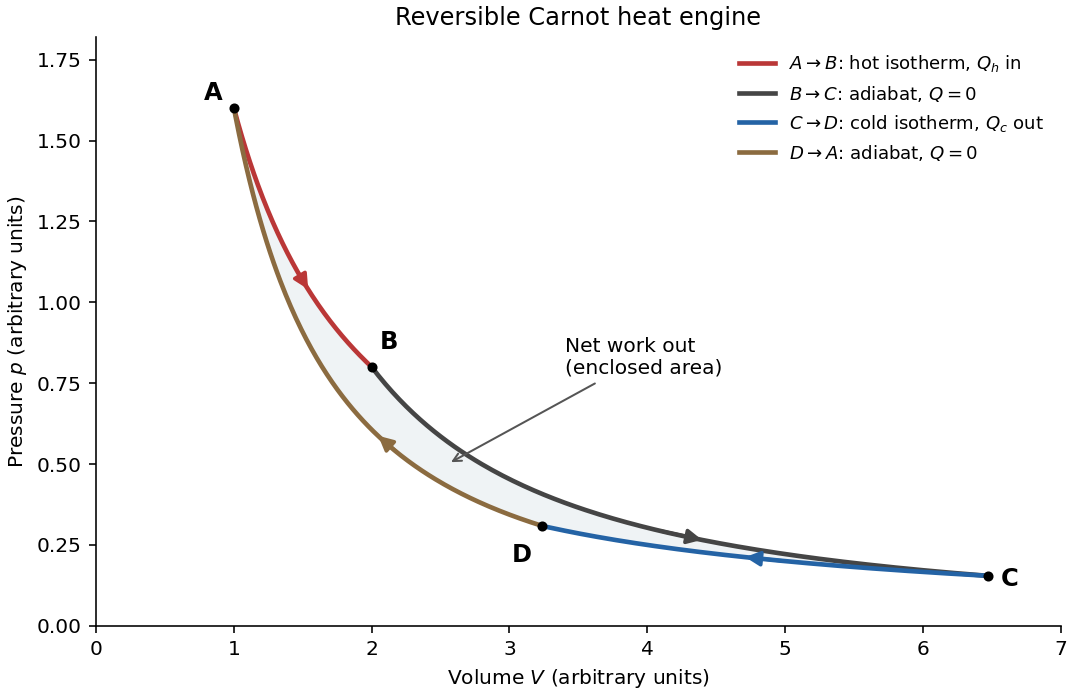

Write the Python code that produced this figure.
"""Original Carnot-cycle solution plot; write the PNG basename in the cwd.

Tested with Python 3.14.4, matplotlib 3.10.7, and numpy 2.3.5.
Dependencies are declared in the repository's top-level pyproject.toml.
"""

from pathlib import Path

import matplotlib

matplotlib.use("Agg")
import matplotlib.pyplot as plt
import numpy as np


def main():
    gamma, hot, cold = 1.4, 1.6, 1.0
    va, vb = 1.0, 2.0
    ratio = (hot / cold) ** (1 / (gamma - 1))
    vc, vd = vb * ratio, va * ratio
    states = [(va, hot / va), (vb, hot / vb),
              (vc, cold / vc), (vd, cold / vd)]
    fig, ax = plt.subplots(figsize=(7.4, 4.8), layout="constrained")
    fig.patch.set_facecolor("white")
    paths = [
        (np.linspace(va, vb, 140), lambda v: hot / v,
         "#ba3737", r"$A\to B$: hot isotherm, $Q_h$ in"),
        (np.linspace(vb, vc, 180), lambda v: hot / vb * (vb / v) ** gamma,
         "#454545", r"$B\to C$: adiabat, $Q=0$"),
        (np.linspace(vc, vd, 140), lambda v: cold / v,
         "#2463a5", r"$C\to D$: cold isotherm, $Q_c$ out"),
        (np.linspace(vd, va, 180), lambda v: cold / vd * (vd / v) ** gamma,
         "#8b6b40", r"$D\to A$: adiabat, $Q=0$"),
    ]
    polygon = []
    for volume, law, color, label in paths:
        pressure = law(volume)
        polygon.extend(zip(volume, pressure))
        ax.plot(volume, pressure, color=color, lw=2.3, label=label)
        j = len(volume) // 2
        ax.annotate("", xy=(volume[j + 7], pressure[j + 7]),
                    xytext=(volume[j - 7], pressure[j - 7]),
                    arrowprops={"arrowstyle": "-|>", "color": color,
                                "lw": 1.8, "mutation_scale": 15})
    ax.fill(*np.array(polygon).T, color="#e5ecef", alpha=0.6, zorder=0)
    for label, (volume, pressure), offset in zip(
        "ABCD", states, [(-15, 4), (4, 9), (6, -5), (-15, -18)]
    ):
        ax.plot(volume, pressure, "o", color="black", ms=4)
        ax.annotate(label, (volume, pressure), xytext=offset,
                    textcoords="offset points", fontsize=12, weight="bold")
    ax.annotate("Net work out\n(enclosed area)", xy=(2.55, 0.50),
                xytext=(3.4, 0.78), fontsize=10,
                arrowprops={"arrowstyle": "->", "color": "#555555"})
    ax.set(xlabel=r"Volume $V$ (arbitrary units)",
           ylabel=r"Pressure $p$ (arbitrary units)",
           title="Reversible Carnot heat engine", xlim=(0, 7.0), ylim=(0, 1.82))
    ax.spines[["top", "right"]].set_visible(False)
    ax.legend(loc="upper right", frameon=False, fontsize=9)
    fig.savefig(Path(__file__).with_suffix(".png").name, dpi=145,
                facecolor="white")
    plt.close(fig)


if __name__ == "__main__":
    main()
